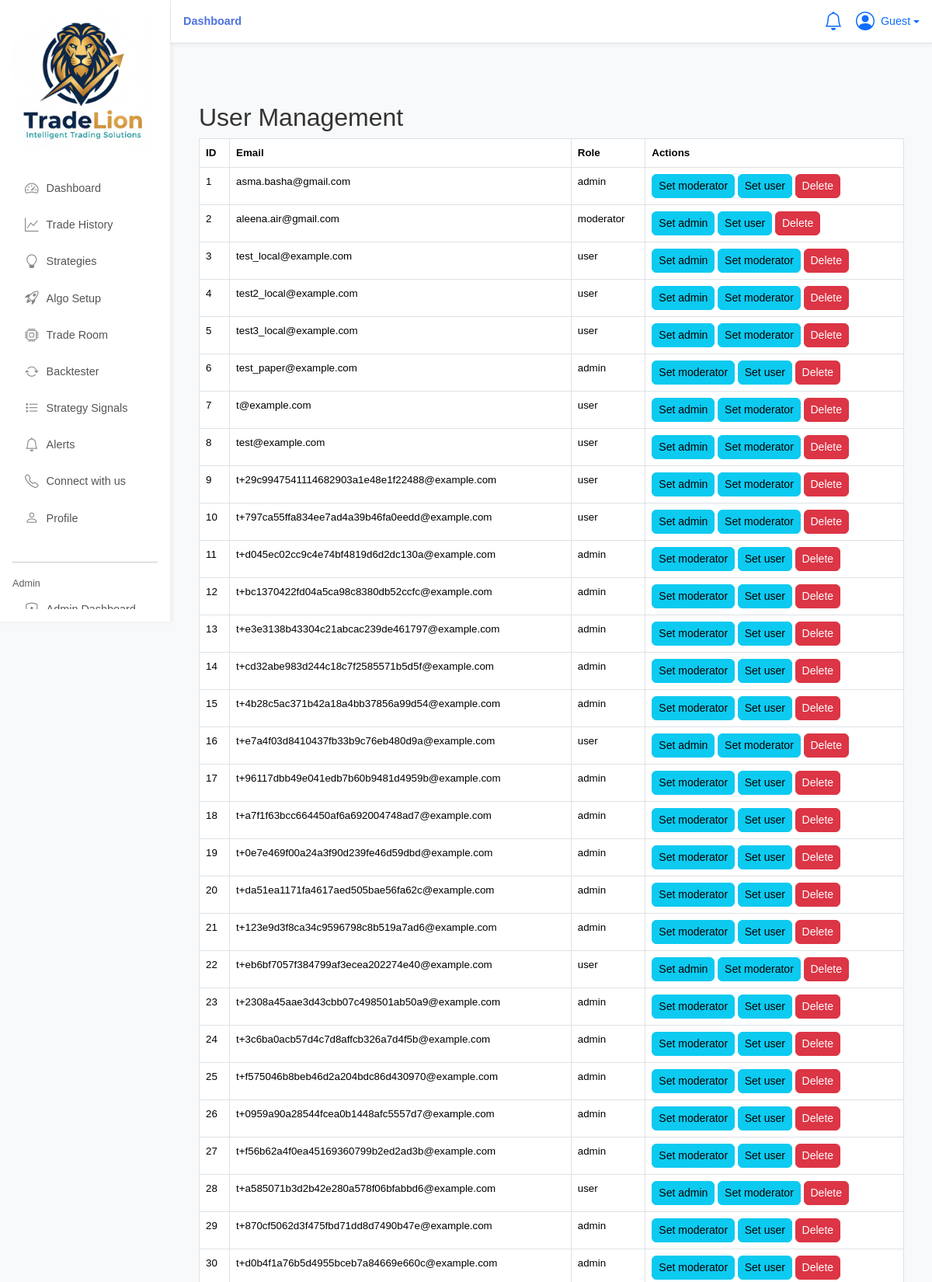
Page /admin/users (signed in, upper part) on the committed database.
### model.py (models this page shows)
class User(db.Model):
    __tablename__ = "users"
    id = db.Column(db.Integer, primary_key=True)
    email = db.Column(db.String(120), unique=True, nullable=False)
    mobile = db.Column(db.String(20))
    password = db.Column(db.String(200), nullable=False)
    role_id = db.Column(db.Integer, db.ForeignKey("roles.id"), nullable=False, default=1)
    referred_by = db.Column(db.Integer, db.ForeignKey("users.id"), nullable=True)
    referrals = db.relationship("User", backref=db.backref("referrer", remote_side=[id]))
    credentials = db.relationship("Credentials", backref="user", uselist=False)
    watchlist = db.relationship("Watchlist", backref="user", lazy=True)
    trade_history = db.relationship("TradeHistory", backref="user", lazy=True)
    strategies = db.relationship("UserStrategyConfig", backref="user", lazy=True)
    currency = db.Column(db.String(10), default='INR')

class Role(db.Model):
    __tablename__ = "roles"
    id = db.Column(db.Integer, primary_key=True)
    name = db.Column(db.String(50), unique=True, nullable=False)  # admin, moderator, user
    description = db.Column(db.Text)
    users = db.relationship("User", backref="role", lazy=True)

### app.py (the view)
@app.route("/admin/users", endpoint="user_management")
@admin_required
def user_management():
    users = User.query.all()
    roles = Role.query.all()
    return render_template("admin/user_management.html", users=users, roles=roles)

### app.py (called while the page is built, shortened)
@app.before_request
def ensure_paper_wallet():
    user_id = session.get('user_id')
    if user_id:
        paper_wallet = PaperWallet.query.filter_by(user_id=user_id).first()

@app.before_request
def load_user():
    if "user_id" in session:
        g.user = db.session.get(User, session["user_id"])
        if g.user is None:
            session.clear()
            g.user = None
    else:
        g.user = None

@app.context_processor
def inject_user():
    return dict(current_user=g.user)

@app.context_processor
def inject_stream_base():
    try:
        return dict(STREAM_BASE=STREAM_BASE)
    except Exception:
        return dict(STREAM_BASE='https://stream.coindcx.com')

@app.context_processor
def inject_mcp_cache():
    def _get_mcp_cache(key: str):
        try:
            if _redis:
                v = _redis.get(f'mcp:{key}')
                if v:
                    try:
                        return json.loads(v)
                    except Exception:
                        return v
        except Exception:
            pass
        try:
            row = db.session.execute(text("SELECT value_json FROM mcp_cache WHERE key = :k"), {'k': f'mcp:{key}'}).fetchone()
            if row and row[0]:
                return json.loads(row[0])
        except Exception:
            pass
        return None
    return dict(mcp_cache=_get_mcp_cache)

def admin_required(view):
    @wraps(view)
    def wrapped(*args, **kwargs):
        if not session.get("user_id"):
            return redirect(url_for("login"))
        user = db.session.get(User, session["user_id"])
        if not user or not user.role or user.role.name.lower() != "admin":
            flash("Admin access required!", "danger")
            return redirect(url_for("dashboard"))
        return view(*args, **kwargs)
    return wrapped

### templates/admin/user_management.html
{% extends "base_app.html" %}
{% block content %}
<div class="container mt-4">
    <h2>User Management</h2>
    <table class="table table-bordered table-hover">
        <thead>
            <tr>
                <th>ID</th>
                <th>Email</th>
                <th>Role</th>
                <th>Actions</th>
            </tr>
        </thead>
        <tbody>
        {% for user in users %}
            <tr>
                <td>{{ user.id }}</td>
                <td>{{ user.email }}</td>
                <td>{{ user.role.name }}</td>
                <td>
                    {% for role in roles %}
                        {% if user.role_id != role.id %}
                        <form action="{{ url_for('set_user_role', id=user.id, role_name=role.name) }}" method="POST" style="display:inline;">
                            <button class="btn btn-sm btn-info" type="submit">Set {{ role.name }}</button>
                        </form>
                        {% endif %}
                    {% endfor %}
                    <form action="{{ url_for('delete_user', id=user.id) }}" method="POST" style="display:inline;">
                        <button class="btn btn-sm btn-danger" type="submit">Delete</button>
                    </form>
                </td>
            </tr>
        {% endfor %}
        </tbody>
    </table>
</div>
{% endblock %}

### static/css/style.css (style rules this page uses)
body { background-color: #f5f7fa; font-family: "Inter", "Segoe UI", sans-serif; color: #333; font-size: smaller; }
.btn { transition: all 0.2s ease; border-radius: 6px; }
body, html { overflow-x: hidden; }
body.no-spinners { --bs-spinner-width: 0px; }

### static/css/algo_setup.css (style rules this page uses)
body { font-family: 'Montserrat', Arial, sans-serif; background: #fff; margin: 0; padding: 0; }
.container { max-width: 1200px; margin: 0 auto; padding: 32px 24px; position: relative; }

### rows in the picture
User: id "1", email "asma.basha@gmail.com", role.name "admin"
Role: name "moderator"
Role: name "user"
User: id "2", email "aleena.air@gmail.com", role.name "moderator"
Role: name "admin"
User: id "3", email "test_local@example.com", role.name "user"
User: id "4", email "test2_local@example.com", role.name "user"
User: id "5", email "test3_local@example.com", role.name "user"
User: id "6", email "test_paper@example.com", role.name "admin"
User: id "7", email "t@example.com", role.name "user"
User: id "8", email "test@example.com", role.name "user"
User: id "9", email "t+29c9947541114682903a1e48e1f22488@example.com", role.name "user"
User: id "10", email "t+797ca55ffa834ee7ad4a39b46fa0eedd@example.com", role.name "user"
User: id "11", email "t+d045ec02cc9c4e74bf4819d6d2dc130a@example.com", role.name "admin"
User: id "12", email "t+bc1370422fd04a5ca98c8380db52ccfc@example.com", role.name "admin"
User: id "13", email "t+e3e3138b43304c21abcac239de461797@example.com", role.name "admin"
User: id "14", email "t+cd32abe983d244c18c7f2585571b5d5f@example.com", role.name "admin"
User: id "15", email "t+4b28c5ac371b42a18a4bb37856a99d54@example.com", role.name "admin"
User: id "16", email "t+e7a4f03d8410437fb33b9c76eb480d9a@example.com", role.name "user"
User: id "17", email "t+96117dbb49e041edb7b60b9481d4959b@example.com", role.name "admin"
User: id "18", email "t+a7f1f63bcc664450af6a692004748ad7@example.com", role.name "admin"
User: id "19", email "t+0e7e469f00a24a3f90d239fe46d59dbd@example.com", role.name "admin"
User: id "20", email "t+da51ea1171fa4617aed505bae56fa62c@example.com", role.name "admin"
User: id "21", email "t+123e9d3f8ca34c9596798c8b519a7ad6@example.com", role.name "admin"
User: id "22", email "t+eb6bf7057f384799af3ecea202274e40@example.com", role.name "user"
User: id "23", email "t+2308a45aae3d43cbb07c498501ab50a9@example.com", role.name "admin"
User: id "24", email "t+3c6ba0acb57d4c7d8affcb326a7d4f5b@example.com", role.name "admin"
User: id "25", email "t+f575046b8beb46d2a204bdc86d430970@example.com", role.name "admin"
User: id "26", email "t+0959a90a28544fcea0b1448afc5557d7@example.com", role.name "admin"
User: id "27", email "t+f56b62a4f0ea45169360799b2ed2ad3b@example.com", role.name "admin"
User: id "28", email "t+a585071b3d2b42e280a578f06bfabbd6@example.com", role.name "user"
User: id "29", email "t+870cf5062d3f475fbd71dd8d7490b47e@example.com", role.name "admin"
User: id "30", email "t+d0b4f1a76b5d4955bceb7a84669e660c@example.com", role.name "admin"
